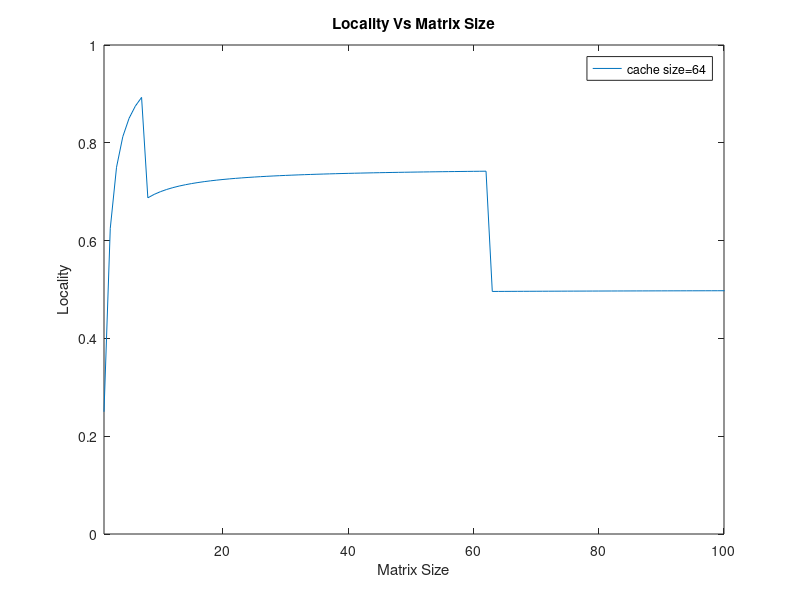
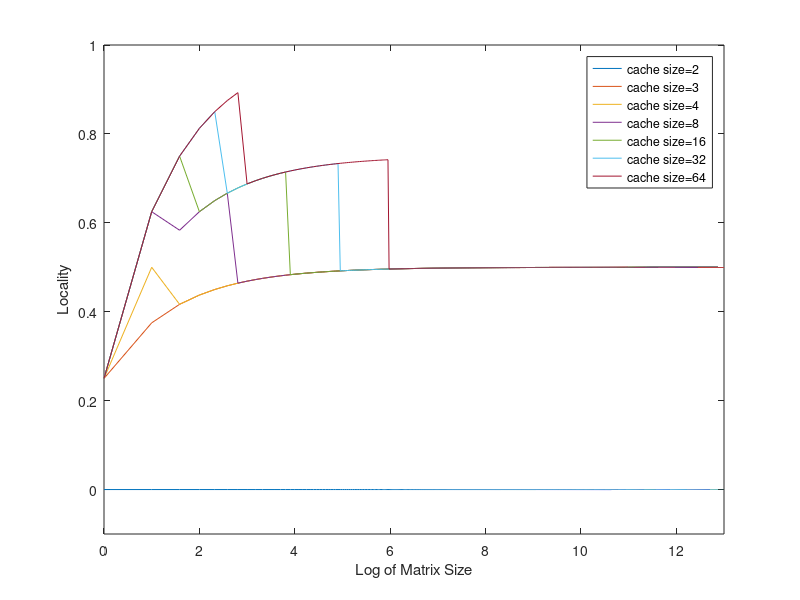
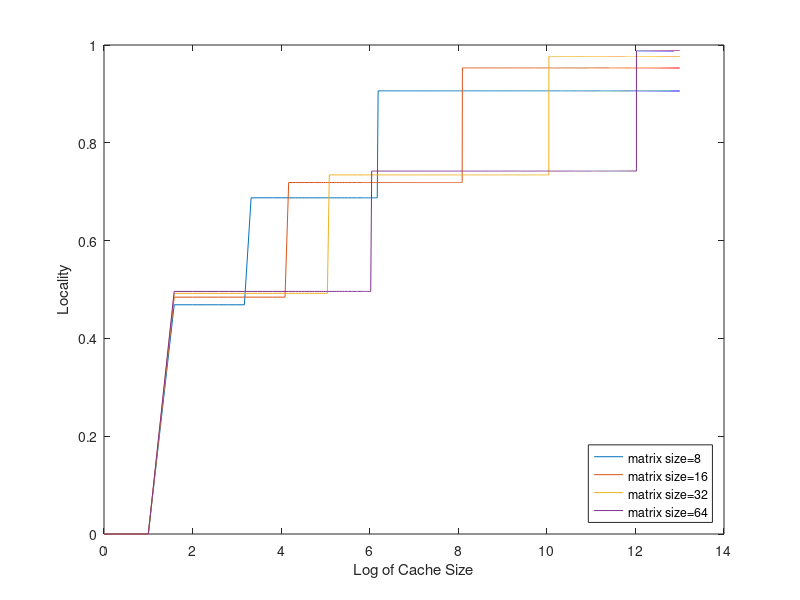
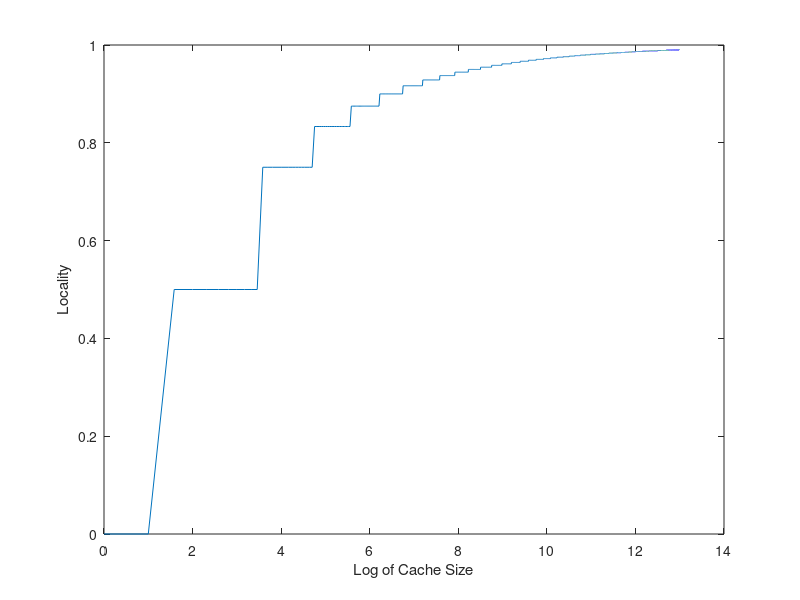

These charts were generated, in order, by the following MATLAB code:
n=1:1:8192;

figure(1);
z=64;
y=0.*(z<3)+(n.^2.*(2*n-1)./(4*n.^3)).*(3<=z & z <n+2)+ (3/4 - 1./(2.*n)).*(n+2<=z & z<n.^2+n+1)+(1 - 3./(4.*n)).*(n.^2+n+1<=z);
plot(n, y);
axis([1, 100 ,0,1]);
legend('cache size=64');
xlabel('Matrix Size');
ylabel('Locality');
title('Locality Vs Matrix Size' );

figure(2);
z=2;
y=0.*(z<3)+(n.^2.*(2*n-1)./(4*n.^3)).*(3<=z & z <n+2)+ (3/4 - 1./(2.*n)).*(n+2<=z & z<n.^2+n+1)+(1 - 3./(4.*n)).*(n.^2+n+1<=z);
plot(log2(n), y);
hold on;
z=3;
y=0.*(z<3)+(n.^2.*(2*n-1)./(4*n.^3)).*(3<=z & z <n+2)+ (3/4 - 1./(2.*n)).*(n+2<=z & z<n.^2+n+1)+(1 - 3./(4.*n)).*(n.^2+n+1<=z);
plot(log2(n), y);
hold on;
z=4;
y=0.*(z<3)+(n.^2.*(2*n-1)./(4*n.^3)).*(3<=z & z <n+2)+ (3/4 - 1./(2.*n)).*(n+2<=z & z<n.^2+n+1)+(1 - 3./(4.*n)).*(n.^2+n+1<=z);
plot(log2(n), y);
hold on;
z=8;
y=0.*(z<3)+(n.^2.*(2*n-1)./(4*n.^3)).*(3<=z & z <n+2)+ (3/4 - 1./(2.*n)).*(n+2<=z & z<n.^2+n+1)+(1 - 3./(4.*n)).*(n.^2+n+1<=z);
plot(log2(n), y);
hold on;
z=16;
y=0.*(z<3)+(n.^2.*(2*n-1)./(4*n.^3)).*(3<=z & z <n+2)+ (3/4 - 1./(2.*n)).*(n+2<=z & z<n.^2+n+1)+(1 - 3./(4.*n)).*(n.^2+n+1<=z);
plot(log2(n), y);
hold on;
z=32;
y=0.*(z<3)+(n.^2.*(2*n-1)./(4*n.^3)).*(3<=z & z <n+2)+ (3/4 - 1./(2.*n)).*(n+2<=z & z<n.^2+n+1)+(1 - 3./(4.*n)).*(n.^2+n+1<=z);
plot(log2(n), y);
hold on;
z=64;
y=0.*(z<3)+(n.^2.*(2*n-1)./(4*n.^3)).*(3<=z & z <n+2)+ (3/4 - 1./(2.*n)).*(n+2<=z & z<n.^2+n+1)+(1 - 3./(4.*n)).*(n.^2+n+1<=z);
plot(log2(n), y);
legend('cache size=2','cache size=3','cache size=4','cache size=8','cache size=16','cache size=32','cache size=64');
xlabel('Log of Matrix Size');
ylabel('Locality');
axis([-inf, inf ,-0.1 ,1]);

figure(3);
n=8;
z=1:1:8192;
y=0.*(z<3)+(n.^2.*(2*n-1)./(4*n.^3)).*(3<=z & z <n+2)+ (3/4 - 1./(2.*n)).*(n+2<=z & z<n.^2+n+1)+(1 - 3./(4.*n)).*(n.^2+n+1<=z);
plot(log2(z), y);
hold on;
n=16;
y=0.*(z<3)+(n.^2.*(2*n-1)./(4*n.^3)).*(3<=z & z <n+2)+ (3/4 - 1./(2.*n)).*(n+2<=z & z<n.^2+n+1)+(1 - 3./(4.*n)).*(n.^2+n+1<=z);
plot(log2(z), y);
hold on;
n=32;
y=0.*(z<3)+(n.^2.*(2*n-1)./(4*n.^3)).*(3<=z & z <n+2)+ (3/4 - 1./(2.*n)).*(n+2<=z & z<n.^2+n+1)+(1 - 3./(4.*n)).*(n.^2+n+1<=z);
plot(log2(z), y);
hold on;
n=64;
y=0.*(z<3)+(n.^2.*(2*n-1)./(4*n.^3)).*(3<=z & z <n+2)+ (3/4 - 1./(2.*n)).*(n+2<=z & z<n.^2+n+1)+(1 - 3./(4.*n)).*(n.^2+n+1<=z);
plot(log2(z), y);
legend('matrix size=8','matrix size=16','matrix size=32','matrix size=64','Location','SouthEast');
xlabel('Log of Cache Size');
ylabel('Locality');
%axis([z+2, z^2+n ,0.74,0.75]);

figure(4);
z=3:1:8192;
b=floor((z./3).^0.5);
y=1-1./(2.*b);
z=[1,2,z];
y=[0,0,y];
plot(log2(z), y);
xlabel('Log of Cache Size');
ylabel('Locality');
%axis([1, 400, 0 ,1]);

figure(5);
n=8;
z=3:1:8192;
y=0.*(z<3)+(n.^2.*(2*n-1)./(4*n.^3)).*(3<=z & z <n+2)+ (3/4 - 1./(2.*n)).*(n+2<=z & z<n.^2+n+1)+(1 - 3./(4.*n)).*(n.^2+n+1<=z);
plot(log2(z), y);
hold on;
n=16;
y=0.*(z<3)+(n.^2.*(2*n-1)./(4*n.^3)).*(3<=z & z <n+2)+ (3/4 - 1./(2.*n)).*(n+2<=z & z<n.^2+n+1)+(1 - 3./(4.*n)).*(n.^2+n+1<=z);
plot(log2(z), y);
hold on;
n=32;
y=0.*(z<3)+(n.^2.*(2*n-1)./(4*n.^3)).*(3<=z & z <n+2)+ (3/4 - 1./(2.*n)).*(n+2<=z & z<n.^2+n+1)+(1 - 3./(4.*n)).*(n.^2+n+1<=z);
plot(log2(z), y);
hold on;
n=64;
y=0.*(z<3)+(n.^2.*(2*n-1)./(4*n.^3)).*(3<=z & z <n+2)+ (3/4 - 1./(2.*n)).*(n+2<=z & z<n.^2+n+1)+(1 - 3./(4.*n)).*(n.^2+n+1<=z);
plot(log2(z), y);
legend('matrix size=8','matrix size=16','matrix size=32','matrix size=64','Location','SouthEast');
xlabel('Log of L2 Cache Size');
ylabel('Locality');

figure(6);
n=32;
z=3:1:8192;
b=floor((z./3).^0.5);
y=1-(3/(4*n)) - (3./(4.*b)).*(b<n);
z=[1,2,z];
y=[0,0,y];
plot(log2(z), y);
xlabel('Log of Cache Size');
ylabel('Locality');
%axis([1, 400, 0 ,1]);

figure(7);
z=3:1:8192;
n=32;
y=0.*(z<3)+(n.^2.*(2*n-1)./(4*n.^3)).*(3<=z & z <n+2)+ (3/4 - 1./(2.*n)).*(n+2<=z & z<n.^2+n+1)+(1 - 3./(4.*n)).*(n.^2+n+1<=z);
plot(log2(z), y);
hold on;


b=floor((z./3).^0.5);
y=(1-1./(2.*b)-1./(4*n)).*(b<n)+(1-(3/(4*n))).*(b>=n);
plot(log2(z), y);
xlabel('Log of L2 Cache Size');
ylabel('Locality');
hold on;

y=1-(3/(4*n)) - (3./(4.*b)).*(b<n);
plot(log2(z), y);
legend('Triply-nested ijk', 'Cache-aware', 'Cache-oblivious','Location', 'SouthEast');
axis([0, inf, 0 ,1]);